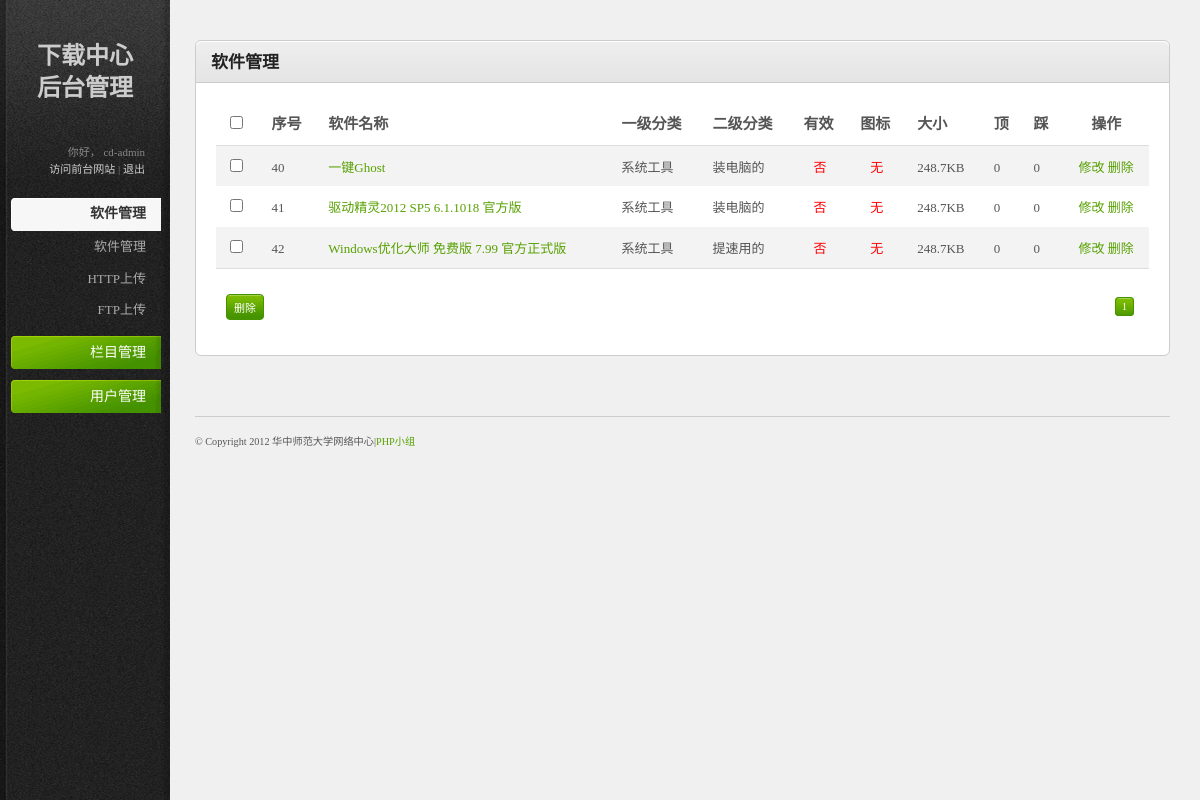
The app's page /cd-admin/index.php?title=soft&list=view (signed in), older data.
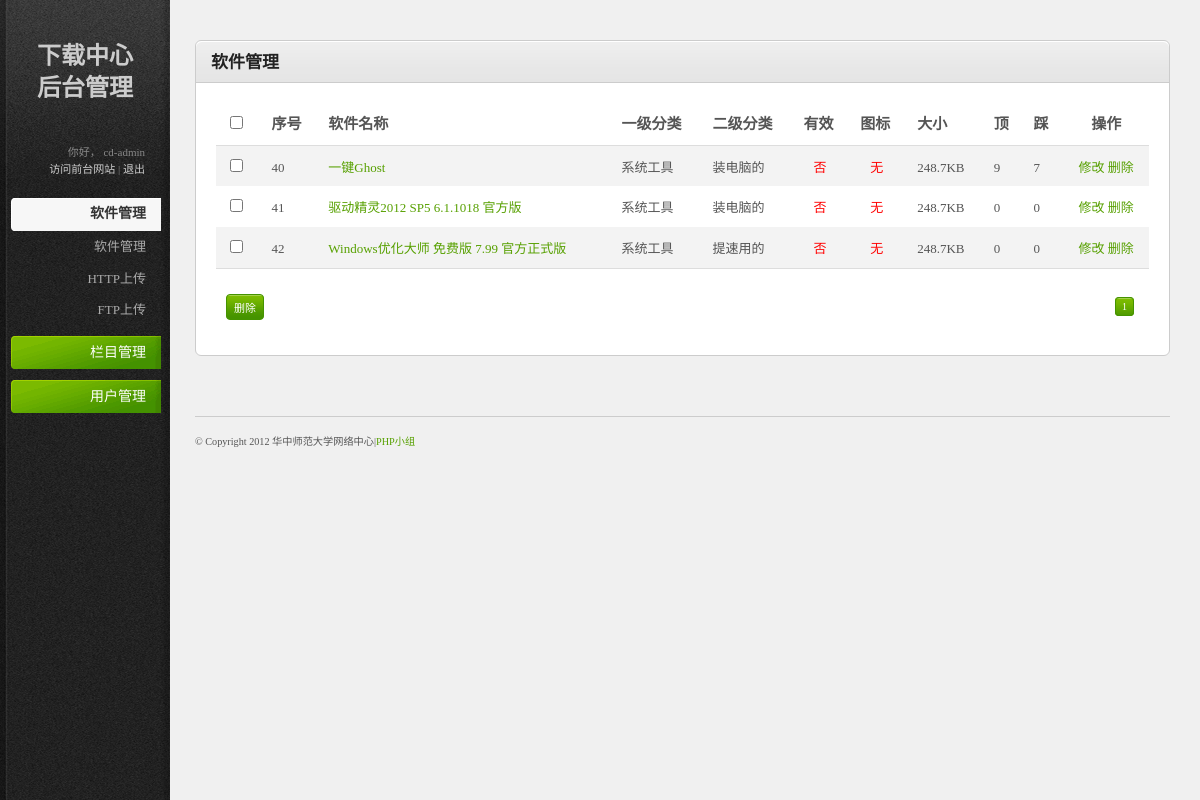
The same page, newer data.
### tables this page shows
CREATE TABLE IF NOT EXISTS `cd_softs` (
  `ID` bigint(6) unsigned NOT NULL AUTO_INCREMENT,
  `soft_name` varchar(40) NOT NULL,
  `soft_url` varchar(100) NOT NULL COMMENT '需以 http:// 开头',
  `term_id` bigint(6) unsigned NOT NULL,
  `tag_id` bigint(6) unsigned NOT NULL,
  `post_time` datetime NOT NULL DEFAULT '0000-00-00 00:00:00',
  `soft_description` text NOT NULL,
  `soft_size` int(8) unsigned NOT NULL COMMENT '单位:KB',
  `soft_os` varchar(30) NOT NULL,
  `soft_img` varchar(40) DEFAULT NULL COMMENT '需以 http:// 开头',
  `down_count` bigint(6) unsigned NOT NULL DEFAULT '0',
  `downer_top_count` bigint(6) NOT NULL DEFAULT '0' COMMENT '被顶次数',
  `downer_down_count` bigint(6) NOT NULL DEFAULT '0' COMMENT '被踩次数',
  `downer_viru_count` bigint(6) unsigned NOT NULL DEFAULT '0' COMMENT '被报毒次数',
  `downer_null_count` bigint(6) unsigned NOT NULL DEFAULT '0' COMMENT '报告文件无效次数',
  PRIMARY KEY (`ID`),
  KEY `FK_softs_terms` (`term_id`),
  KEY `FK_softs_tags` (`tag_id`)
);

CREATE TABLE IF NOT EXISTS `cd_terms` (
  `term_id` bigint(6) unsigned NOT NULL AUTO_INCREMENT,
  `term_name` varchar(10) NOT NULL,
  `term_rank` bigint(6) unsigned NOT NULL,
  `down_count` bigint(6) unsigned NOT NULL,
  PRIMARY KEY (`term_id`)
);

CREATE TABLE IF NOT EXISTS `cd_tags` (
  `tag_id` bigint(6) unsigned NOT NULL AUTO_INCREMENT,
  `tag_name` varchar(10) NOT NULL,
  `tag_rank` bigint(6) unsigned NOT NULL,
  `tag_parent` bigint(6) unsigned NOT NULL,
  `down_count` bigint(6) unsigned NOT NULL DEFAULT '0',
  PRIMARY KEY (`tag_id`),
  KEY `FK_tags_terms` (`tag_parent`)
);

### htdocs/cd-admin/index.php (called while the page is built, shortened)
<?php
require_once ('./includes/menu.php');
?>
<?php
require_once ('./softs_common.php');
?>

### htdocs/cd-admin/view_softs.php (the view, shortened to what this page needs)
<h3><?php echo $title; ?></h3>
</div>
<div class="content-box-content">
<div class="tab-content default-tab" >
<form method="post" action="del_selected_softs.php" name="myform">
<table style="white-space:nowrap;">
<thead>
<tr>
<th><input class="check-all" type="checkbox" /></th>
<th>序号</th>
<th>软件名称</th>
<th>一级分类</th>
<th>二级分类</th>
<th>有效</th>
<th>图标</th>
<th>大小</th>
<th>顶</th>
<th>踩</th>
<th style="text-align:center;">操作</th>
</tr>
</thead>
<tfoot>
<tr>
<td colspan="11">
<div class="bulk-actions align-left">
<input type="submit" class="button" name="submit" value="删除" onclick="return HTMerDel2();"/>
</div>
<div class="pagination">
<?php
$query = "SELECT s.ID,s.soft_name,s.term_id,s.soft_url,s.soft_size,s.downer_top_count,s.downer_down_count,te.term_name,ta.tag_name FROM `cd_softs` s,`cd_terms` te, `cd_tags` ta WHERE s.term_id = te.term_id AND s.tag_id = ta.tag_id AND te.term_id = ta.tag_parent order by ID;";
$result = mysql_query($query) or die(mysql_error());
if (isset($_GET["page"]))
$page = $_GET["page"];
else
$page = 1;
$records_per_page = 15;
$total_records = mysql_num_rows($result);
$total_pages = ceil($total_records / $records_per_page);
for ($i = 1; $i <= $total_pages; $i++){
	if ($i == $page)
	echo "<a href ='index.php?title=soft&list=view&page=$i' class='number current'>$i</a> ";
	else
	echo "<a href='index.php?title=soft&list=view&page=$i' class='number'>$i</a> ";
	}
echo $html = <<<HTML
</div>
<div class="clear"></div>
</td>
</tr>
</tfoot>
<tbody>
HTML;
$j=1;
while ($row = mysql_fetch_assoc($result) and $j <= $records_per_page) {
	extract($row);
	$folder_name = "../";
	$softname = "SELECT soft_url as softname FROM `cd_softs` WHERE ID =".$ID;
	$softresult = mysql_query($softname) or die(mysql_error());
	$num = mysql_num_rows($softresult);
	$softrow = mysql_fetch_assoc($softresult);
	if($num != 0 && file_exists($folder_name.$softrow['softname'])){
		$sta = '<span style="padding-left:10px;">是</span>';
	}else{
		$sta = '<span style="color:red;padding-left:10px;">否</span>';
	}
	$softimg = "SELECT soft_img as softimg FROM `cd_softs` WHERE ID =" .$ID;
	$imgresult = mysql_query($softimg) or die(mysql_error());
	$num2 = mysql_num_rows($imgresult);
	$imgrow = mysql_fetch_assoc($imgresult);
	if($num2 != 0 && file_exists($folder_name.$imgrow['softimg'])&& $imgrow['softimg'] !=''){
		$imgsta = '<span style="padding-left:10px;">有</span>';
	}else{
		$imgsta = '<span style="color:red;padding-left:10px;">无</span>';
	}
	$url = $_SERVER["SERVER_NAME"] . ":" . $_SERVER["SERVER_PORT"];
	$soft_url = 'http://'.$url.'/'.$soft_url;
	echo '<tr>';
	echo '<td><input type="checkbox" name="check[]" value="'.$ID.'"/></td>';
	echo '<td>'.$ID.'</td>';
	echo '<td><a href="'.$soft_url.'">'.$soft_name.'</a></td>';
	echo '<td>'.$term_name.'</td>';
	echo '<td>'.$tag_name.'</td>';
	echo '<td>'.$sta.'</td>';
	echo '<td>'.$imgsta.'</td>';
	if ($soft_size>=1024&&$soft_size<=1048576){
		$soft_size = $soft_size /1024;
		$soft_size = round($soft_size,1);
		$soft_size = $soft_size.'KB';
	}
	elseif($soft_size>1048576&&$soft_size<1073741824){
		$soft_size = $soft_size /1048576;
		$soft_size = round($soft_size,1);
		$soft_size = $soft_size.'MB';
	}
	elseif($soft_size<1024){
		$soft_size = round($soft_size,1);
		$soft_size = $soft_size.'B';
	}
	else{
		$soft_size = $soft_size /1073741824;
		$soft_size = round($soft_size,1);
		$soft_size = $soft_size.'GB';
	}
	echo '<td>'.$soft_size.'</td>';
	echo '<td>'.$downer_top_count.'</td>';
	echo '<td>'.$downer_down_count.'</td>';
	echo '<td style="text-align:center;">'."<a href='edit_softs.php?softid=$ID'>修改</a> "." <a href='del_softs.php?softid=$ID' onClick='return HTMerDel();'>删除</a>";
	echo '</td></tr>';
	$j++;
}
?>
</tbody>
</table>
</form>
</div>

### htdocs/cd-admin/includes/menu.php (shortened to what this page needs)
<div id="profile-links">
你好， <?php echo $_SESSION['USERNAME']; ?>
<br />
<a href="#" title="View the Site">访问前台网站</a> | <a href="users.php?action=logout" title="Sign Out">退出</a>
</div>
<ul id="main-nav">
<li>
<a <?php if(isset($_GET['title'])&&($_GET['title'])=='soft') echo "class='nav-top-item current'"; else echo "class='nav-top-item'";?>>软件管理</a>
<ul>
<li><a href="index.php?title=soft&amp;list=view" onmouseover="this.className='current'" onmouseout="this.className='other'">软件管理</a></li>
<li><a href="index.php?title=soft&amp;list=httpadd" onmouseover="this.className='current'" onmouseout="this.className='other'">HTTP上传</a></li>
<li><a href="index.php?title=soft&amp;list=ftpadd" onmouseover="this.className='current'" onmouseout="this.className='other'">FTP上传</a></li>
</ul>
</li>
<li>
<a <?php if(isset($_GET['title'])&&($_GET['title'])=='sorts') echo "class='nav-top-item current'"; else echo "class='nav-top-item'";?>>栏目管理</a>
</li>
<li>
<a <?php if(isset($_GET['title'])&&($_GET['title'])=='users') echo "class='nav-top-item current'"; else echo "class='nav-top-item'";?>>用户管理</a>
</li>
</ul>
</div>
</div>
<div id="main-content">
<div class="content-box">
<div class="content-box-header">

### htdocs/cd-admin/softs_common.php (shortened to what this page needs)
<?php
if (isset($_REQUEST['list'])){
	switch ($_REQUEST['list']){
		case 'view':
		$title = '软件管理';
		require ('view_softs.php');
		break;
	}
} else {
	include ('./info.php');
}
?>

### htdocs/cd-admin/resources/css/style.css (style rules this page uses)
html { font-size: 100%; height: 100%; margin-bottom: 1px; }
body { font-family:"微软雅黑", "宋体"; color: #555; background: #f0f0f0 url('../images/bg-body.gif') top left repeat-y; font-size: 12px; }
h1, h2, h3, h4, h5, h6 { font-family:"微软雅黑", "宋体"; color: #222; font-weight: bold; }
h1 { font-family:"微软雅黑", "宋体"; font-size: 24px; font-weight: bold; color:#CCC; }
h3 { font-size: 17px; padding: 0 0 10px 0; }
a { color: #57a000; text-decoration: none; }
small { font-size: 0.85em; }
.align-left { float: left; }
.button { font-family: "微软雅黑", "宋体"; display: inline-block; background: #459300 url('../images/bg-button-green.gif') top left repeat-x !important; border: 1px solid #459300 !important; padding: 4px 7px 4px 7px !important; color: #fff !important; font-size: 11px !important; cursor: pointer; }
#sidebar { background: url('../images/bg-sidebar.gif') top left no-repeat; width:170px; height: 100%; position: absolute; left: 0; top: 0; color: #888; font-size: 11px; }
#sidebar #sidebar-wrapper { margin: 0 0 0 9px; }
#sidebar a, #sidebar a:active { color:#ccc; }
#sidebar #sidebar-title { margin: 40px 0 40px 28px; }
h1#sidebar-title { line-height:32px; }
#sidebar #profile-links { padding: 0 25px 20px 5px; text-align: right; line-height: 1.5em; }
#sidebar #main-nav { width:150px; padding: 0; margin: 0 0 0 2px; font-family:"微软雅黑", "宋体"; }
#sidebar #main-nav li { list-style: none; padding-bottom: 10px; text-align: right; }
#sidebar #main-nav li a.nav-top-item { background: transparent url('../images/bg-menu-item-green.gif') right center no-repeat; padding: 10px 15px; color: #fff; font-size: 14px; cursor: pointer; display: block; text-decoration: none; }
#sidebar #main-nav li a.current { background-image: url('../images/bg-menu-item-current.gif') !important; color: #333; font-weight: bold; }
#sidebar #main-nav ul { padding: 0; font-size: 12px; margin: 0; }
#sidebar #main-nav ul li { list-style: none; margin: 0; text-align: right; padding: 0; }
#sidebar #main-nav ul li a { padding: 8px 15px; display: block; color: #aaa; font-size: 13px; line-height: 1.2em; }
#main-content { margin: 0 30px 0 195px; padding: 40px 0 0 0; }
#footer { border-top: 1px solid #ccc; margin: 40px 0 0 0; padding: 20px 0; font-size: 12px; }
.content-box { border: 1px solid #ccc; margin: 0 0 20px 0; background: #fff; }
.content-box-header { background: #e5e5e5 url('../images/bg-content-box.gif') top left repeat-x; margin-top: 1px; height: 40px; }
.content-box-header h3 { padding: 12px 15px 10px; float: left; }
.content-box-content { padding: 20px; font-size: 13px; border-top: 1px solid #ccc; }
#main-content table { width: 100%; border-collapse: collapse; }
#main-content table thead th { font-weight: bold; font-size: 15px; border-bottom: 1px solid #ddd; }
#main-content tbody { border-bottom: 1px solid #ddd; }
#main-content tbody tr { background: #fff; }
#main-content tbody tr.alt-row { background: #f3f3f3; }
#main-content table td, #main-content table th { padding: 10px; line-height: 1.3em; }
#main-content table tfoot td .bulk-actions { padding: 15px 0 5px 0; }
#main-content .pagination { text-align: right; padding: 20px 0 5px 0; font-family: "微软雅黑", "宋体"; font-size: 10px; }
.pagination a { margin: 0 5px 0 0; padding: 3px 6px; }
.pagination a.number { border: 1px solid #ddd; }
.pagination a.current { background: #469400 url('../images/bg-button-green.gif') top left repeat-x !important; border-color: #459300 !important; color: #fff !important; }
form input[type="checkbox"], form input[type="radio"] { padding: 0; background: none; border: 0; }

### htdocs/cd-admin/resources/css/invalid.css (style rules this page uses)
.button, #main-content table tfoot td .bulk-actions select, .pagination a.number, form input.text-input, form textarea, form .wysiwyg, form select, .dp-popup { -moz-border-radius: 4px; -webkit-border-radius: 4px; border-radius: 4px; }
.content-box, .content-box-header, ul.content-box-tabs li a.current, .shortcut-button, .notification { -moz-border-radius: 6px; -webkit-border-radius: 6px; border-radius: 6px; }
.content-box-header { -moz-border-radius-bottomleft: 0; -moz-border-radius-bottomright: 0; -webkit-border-bottom-left-radius: 0; -webkit-border-bottom-right-radius: 0; border-bottom-left-radius: 0; border-bottom-right-radius: 0; }

Row changes from the older to the newer data that the page shows:
changed cd_softs "一键Ghost": downer_top_count "0" → "9"; downer_down_count "0" → "7"
